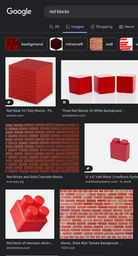
#> input picture Python/CubeSat/Pictures/redSample2.png, 138 x 256 px, shrunk from 506 x 936 before the run, found by its file name
$ python pixel5.py
#> lines starting #> are read from the running program, lines starting #| are printed output that depends on the picture
### Python/CubeSat/functions.py
import webcolors

# [23 lines left out: functions findSum, findDif, returnAvg, not called in this run]

def returnGreat(a, b, c):
    if a == b == c:
        return a
    if a >= b:
        if a >= c:
            return a
    if b >= c:
        if b >= a:
            return b
    if c >= a:
        if c >= b:
            return c

def returnLow(a, b, c):
    if a <= b:
        if a <= c:
            return a
    if b <= c:
        if b <= a:
            return b
    if c <= a:
        if c <= b:
            return c

def returnGreatString(a, b, c):
    if a == b == c:
        return "all"
    if a >= b:
        if a >= c:
            return 'r'
    if b >= c:
        if b >= a:
            return 'g'
    if c >= a:
        if c >= b:
            return 'b'

def difGreat(great, low, threashDif):
    if (great - low) <= threashDif:
        return True
    else:
        return False

# [333 lines left out: functions determineMax, closest_colour, rgb2name, inColBounds, not called in this run]

### Python/CubeSat/pixel5.py
# Importing Image from PIL package
from PIL import Image
from functions import returnAvg, returnGreat, returnGreatString, returnLow, findSum, findDif, difGreat, determineMax
# creating a image object
im = Image.open(r"/workspace/Experiments/Pictures/redSample2.png")
#> im is the input picture: PIL image 138x256 RGBA; mean R, G, B, A 117.7, 87, 86.6, 255
px = im.load()

# Max and Min for Pixels in Image
xBound, yBound = im.size
#> xBound = 138; yBound = 256

img = Image.new('RGB', (xBound, yBound))
#> img: PIL image 138x256 RGB; every value is 0

color = [250, 0, 0]
colorname = "Red"
rC = color[0]
gC = color[1]
bC = color[2]
colorAvg = (rC + gC + bC)/3
threasholdNum = 255
threasholdDif = returnGreat(rC, gC, bC)/2 + (rC + gC + bC)/3
needColor = True

def inBounds(rVal, gVal, bVal, threasholdDif, threasholdNum, color):
    # Difference Variables
    rgDif = (rVal - gVal)/2
    gbDif = (gVal - bVal)/2
    rbDif = (rVal - bVal)/2
    rgDifColor = (color[0] - color[1])
    gbDifColor = (color[1] - color[2])
    rbDifColor = (color[0] - color[2])
    rgLBound = rgDifColor - threasholdDif
    rgUBound = rgDifColor + threasholdDif
    gbLBound = gbDifColor - threasholdDif
    gbUBound = gbDifColor + threasholdDif
    rbLBound = rbDifColor - threasholdDif
    rbUBound = rbDifColor + threasholdDif

    # Number Range Variables
    rLBound = color[0]-threasholdNum
    rUBound = color[0]+threasholdNum
    gLBound = color[1]-threasholdNum
    gUBound = color[1]+threasholdNum
    bLBound = color[2]-threasholdNum
    bUBound = color[2]+threasholdNum

    if (rLBound <= rVal <= rUBound) and (gLBound <= gVal <= gUBound) and (bLBound <= bVal <= bUBound) and (rgLBound <= rgDif <= rgUBound) and (gbLBound <= gbDif <= gbUBound) and (rbLBound <= rbDif <= rbUBound):
        return True
    else:
        return False

colorMax = returnGreatString(color[0], color[1], color[2])
colorMaxVal = returnGreat(color[0], color[1], color[2])
colorMinVal = returnLow(color[0], color[1], color[2])
colorMaxMinDif = difGreat(colorMaxVal, colorMinVal, colorMaxVal - colorMinVal)

for x in range(xBound):
    for y in range(yBound):
        needColor = True
        while needColor:
            r = px[x,y][0]
            g = px[x,y][1]
            b = px[x,y][2]
            if not inBounds(r, g, b, threasholdDif, threasholdNum, color):
                needColor = False
                print("Found", colorname, "color at coords:", x, ",", y)
                img.putpixel((x, y), (r, g, b))
            else:
                contrast = 50
                f = (returnGreat(r, g, b)-contrast)
                img.putpixel((x, y), (f, f, f))
                needColor = False
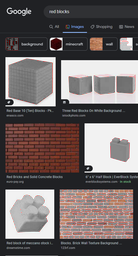
#> img: PIL image 138x256 RGB; mean R, G, B 109.8, 101.1, 100.9
img.save("newImg.jpg")
print("Image Saved!")
